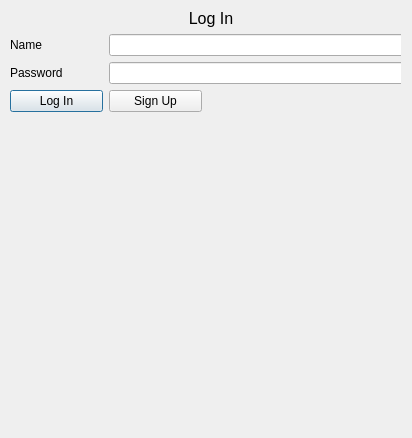
<?xml version="1.0" encoding="UTF-8"?>
<ui version="4.0">
 <class>Dialog</class>
 <widget class="QDialog" name="Dialog">
  <property name="windowModality">
   <enum>Qt::NonModal</enum>
  </property>
  <property name="geometry">
   <rect>
    <x>0</x>
    <y>0</y>
    <width>412</width>
    <height>438</height>
   </rect>
  </property>
  <property name="sizePolicy">
   <sizepolicy hsizetype="Fixed" vsizetype="Fixed">
    <horstretch>0</horstretch>
    <verstretch>0</verstretch>
   </sizepolicy>
  </property>
  <property name="windowTitle">
   <string>BankApp</string>
  </property>
  <property name="autoFillBackground">
   <bool>false</bool>
  </property>
  <widget class="QStackedWidget" name="pages">
   <property name="geometry">
    <rect>
     <x>10</x>
     <y>-1</y>
     <width>391</width>
     <height>521</height>
    </rect>
   </property>
   <widget class="QWidget" name="log_in_page">
    <widget class="QWidget" name="formLayoutWidget">
     <property name="geometry">
      <rect>
       <x>0</x>
       <y>10</y>
       <width>402</width>
       <height>421</height>
      </rect>
     </property>
     <layout class="QFormLayout" name="formLayout">
      <item row="2" column="0">
       <widget class="QLabel" name="label">
        <property name="text">
         <string>Name</string>
        </property>
       </widget>
      </item>
      <item row="2" column="1">
       <widget class="QLineEdit" name="name_line"/>
      </item>
      <item row="3" column="0">
       <widget class="QLabel" name="label_3">
        <property name="text">
         <string>Password</string>
        </property>
       </widget>
      </item>
      <item row="3" column="1">
       <widget class="QLineEdit" name="password_line">
        <property name="inputMethodHints">
         <set>Qt::ImhNone</set>
        </property>
       </widget>
      </item>
      <item row="4" column="0">
       <widget class="QPushButton" name="log_in_button">
        <property name="minimumSize">
         <size>
          <width>93</width>
          <height>0</height>
         </size>
        </property>
        <property name="text">
         <string>Log In</string>
        </property>
       </widget>
      </item>
      <item row="4" column="1">
       <widget class="QPushButton" name="sign_up_button">
        <property name="sizePolicy">
         <sizepolicy hsizetype="Fixed" vsizetype="Fixed">
          <horstretch>0</horstretch>
          <verstretch>0</verstretch>
         </sizepolicy>
        </property>
        <property name="minimumSize">
         <size>
          <width>93</width>
          <height>0</height>
         </size>
        </property>
        <property name="maximumSize">
         <size>
          <width>93</width>
          <height>16777215</height>
         </size>
        </property>
        <property name="baseSize">
         <size>
          <width>100</width>
          <height>0</height>
         </size>
        </property>
        <property name="layoutDirection">
         <enum>Qt::LeftToRight</enum>
        </property>
        <property name="text">
         <string>Sign Up</string>
        </property>
       </widget>
      </item>
      <item row="6" column="0">
       <widget class="QLabel" name="label_4">
        <property name="text">
         <string/>
        </property>
       </widget>
      </item>
      <item row="1" column="0" colspan="2">
       <widget class="QLabel" name="label_2">
        <property name="font">
         <font>
          <pointsize>12</pointsize>
         </font>
        </property>
        <property name="text">
         <string>Log In</string>
        </property>
        <property name="alignment">
         <set>Qt::AlignCenter</set>
        </property>
       </widget>
      </item>
      <item row="6" column="1">
       <widget class="QLabel" name="log_in_error_label">
        <property name="sizePolicy">
         <sizepolicy hsizetype="Fixed" vsizetype="Preferred">
          <horstretch>0</horstretch>
          <verstretch>0</verstretch>
         </sizepolicy>
        </property>
        <property name="minimumSize">
         <size>
          <width>289</width>
          <height>0</height>
         </size>
        </property>
        <property name="text">
         <string/>
        </property>
        <property name="wordWrap">
         <bool>true</bool>
        </property>
       </widget>
      </item>
     </layout>
    </widget>
   </widget>
   <widget class="QWidget" name="sign_up_page">
    <widget class="QWidget" name="formLayoutWidget_2">
     <property name="geometry">
      <rect>
       <x>0</x>
       <y>10</y>
       <width>391</width>
       <height>401</height>
      </rect>
     </property>
     <layout class="QFormLayout" name="formLayout_2">
      <item row="0" column="0" colspan="2">
       <widget class="QLabel" name="label_5">
        <property name="font">
         <font>
          <pointsize>12</pointsize>
         </font>
        </property>
        <property name="text">
         <string>Sign Up</string>
        </property>
        <property name="alignment">
         <set>Qt::AlignCenter</set>
        </property>
       </widget>
      </item>
      <item row="1" column="0">
       <widget class="QLabel" name="label_6">
        <property name="text">
         <string>Name</string>
        </property>
       </widget>
      </item>
      <item row="1" column="1">
       <widget class="QLineEdit" name="name_sign_up_line"/>
      </item>
      <item row="2" column="0">
       <widget class="QLabel" name="label_7">
        <property name="text">
         <string>Password</string>
        </property>
       </widget>
      </item>
      <item row="2" column="1">
       <widget class="QLineEdit" name="password_sign_up_line"/>
      </item>
      <item row="3" column="0">
       <widget class="QPushButton" name="sign_up_button_2">
        <property name="minimumSize">
         <size>
          <width>93</width>
          <height>0</height>
         </size>
        </property>
        <property name="maximumSize">
         <size>
          <width>93</width>
          <height>16777215</height>
         </size>
        </property>
        <property name="text">
         <string>Sign Up</string>
        </property>
       </widget>
      </item>
      <item row="3" column="1">
       <widget class="QPushButton" name="go_back_button">
        <property name="minimumSize">
         <size>
          <width>93</width>
          <height>0</height>
         </size>
        </property>
        <property name="maximumSize">
         <size>
          <width>93</width>
          <height>16777215</height>
         </size>
        </property>
        <property name="text">
         <string>Go Back</string>
        </property>
       </widget>
      </item>
      <item row="4" column="1">
       <widget class="QLabel" name="sign_up_error_label">
        <property name="text">
         <string/>
        </property>
       </widget>
      </item>
     </layout>
    </widget>
   </widget>
   <widget class="QWidget" name="landing_page">
    <widget class="QWidget" name="gridLayoutWidget">
     <property name="geometry">
      <rect>
       <x>0</x>
       <y>20</y>
       <width>381</width>
       <height>371</height>
      </rect>
     </property>
     <layout class="QGridLayout" name="gridLayout">
      <item row="4" column="2">
       <widget class="QLabel" name="landing_page_error_box">
        <property name="text">
         <string/>
        </property>
       </widget>
      </item>
      <item row="1" column="0">
       <widget class="QComboBox" name="account_select_box">
        <property name="focusPolicy">
         <enum>Qt::ClickFocus</enum>
        </property>
        <property name="inputMethodHints">
         <set>Qt::ImhNone</set>
        </property>
        <property name="editable">
         <bool>false</bool>
        </property>
        <property name="currentText">
         <string>Checking</string>
        </property>
        <property name="currentIndex">
         <number>0</number>
        </property>
        <property name="maxVisibleItems">
         <number>10</number>
        </property>
        <property name="maxCount">
         <number>2147483642</number>
        </property>
        <item>
         <property name="text">
          <string>Checking</string>
         </property>
        </item>
        <item>
         <property name="text">
          <string>Savings</string>
         </property>
        </item>
       </widget>
      </item>
      <item row="2" column="2">
       <widget class="QLineEdit" name="balance_line">
        <property name="readOnly">
         <bool>true</bool>
        </property>
       </widget>
      </item>
      <item row="0" column="0" colspan="3">
       <widget class="QLabel" name="account_label">
        <property name="sizePolicy">
         <sizepolicy hsizetype="Preferred" vsizetype="Fixed">
          <horstretch>0</horstretch>
          <verstretch>0</verstretch>
         </sizepolicy>
        </property>
        <property name="minimumSize">
         <size>
          <width>0</width>
          <height>50</height>
         </size>
        </property>
        <property name="maximumSize">
         <size>
          <width>16777215</width>
          <height>50</height>
         </size>
        </property>
        <property name="baseSize">
         <size>
          <width>0</width>
          <height>0</height>
         </size>
        </property>
        <property name="font">
         <font>
          <pointsize>12</pointsize>
         </font>
        </property>
        <property name="text">
         <string/>
        </property>
        <property name="alignment">
         <set>Qt::AlignCenter</set>
        </property>
       </widget>
      </item>
      <item row="3" column="0">
       <widget class="QComboBox" name="action_type_box">
        <property name="currentIndex">
         <number>0</number>
        </property>
        <item>
         <property name="text">
          <string>Deposit</string>
         </property>
        </item>
        <item>
         <property name="text">
          <string>Withdraw</string>
         </property>
        </item>
       </widget>
      </item>
      <item row="3" column="2">
       <widget class="QLineEdit" name="amount_line">
        <property name="inputMethodHints">
         <set>Qt::ImhNone</set>
        </property>
       </widget>
      </item>
      <item row="4" column="0">
       <widget class="QPushButton" name="continue_button">
        <property name="text">
         <string>Continue</string>
        </property>
       </widget>
      </item>
      <item row="2" column="0">
       <widget class="QLabel" name="label_8">
        <property name="text">
         <string>Balance</string>
        </property>
       </widget>
      </item>
     </layout>
    </widget>
   </widget>
  </widget>
 </widget>
 <resources/>
 <connections/>
</ui>
